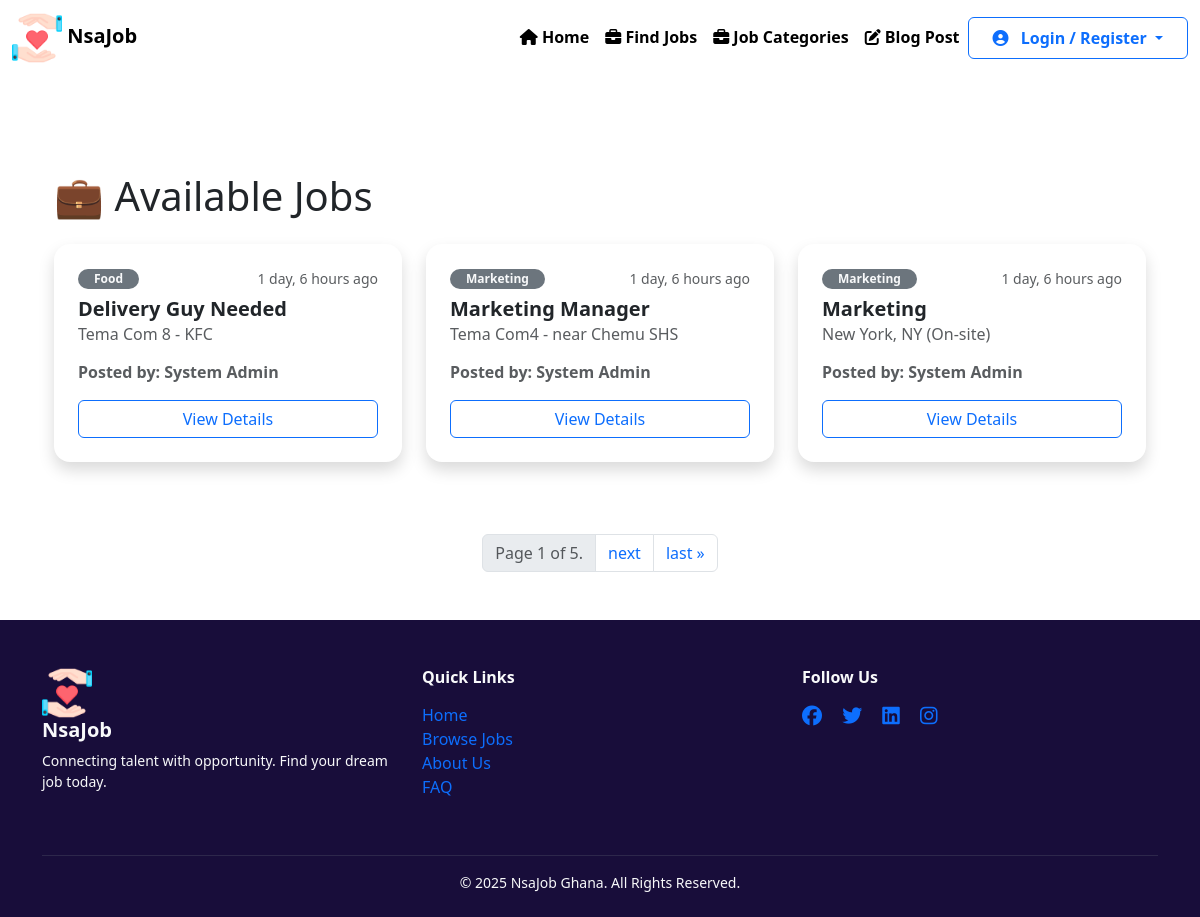
Screenshot of /jobs/ with the database file from the repository.
### core/models.py (models this page shows, shortened)
class Job(models.Model):
    employer = models.ForeignKey(User, on_delete=models.CASCADE)
    title = models.CharField(max_length=200)
    description = models.TextField()
    location = models.CharField(max_length=100)
    category = models.CharField(max_length=100)
    created_at = models.DateTimeField(auto_now_add=True)
    posted_by = models.ForeignKey(User, on_delete=models.SET_NULL, null=True, related_name='jobs_posted')
    def get_company_display_name(self):
        if self.posted_by:
            try:
                profile = self.posted_by.profile
                if profile.role == 'employer' and profile.company_name:
                    return profile.company_name
                elif self.posted_by.is_superuser:
                    return "System Admin"
            except Exception:
                pass
        return "Unknown Poster"

class Profile(models.Model):
    ROLE_CHOICES = (
        ('job_seeker', 'Job Seeker'),
        ('employer', 'Employer'),
    )
    user = models.OneToOneField(User, on_delete=models.CASCADE)
    role = models.CharField(max_length=20, choices=ROLE_CHOICES, default='job_seeker')
    is_employer = models.BooleanField(default=False)
    photo = models.ImageField(upload_to='profile_photos/', null=True, blank=True)
    phone = models.CharField(max_length=20, blank=True)
    bio = models.TextField(blank=True)
    resume_file = models.FileField(upload_to='resumes/', blank=True, null=True)
    company_name = models.CharField(max_length=255, blank=True)
    logo = models.ImageField(upload_to='company_logos/', blank=True, null=True)
    last_job_view = models.DateTimeField(default=timezone.now)

### core/views.py (the view)
# urls.py: path('jobs/', views.job_list, name='job_list'),
def job_list(request):
    if request.user.is_authenticated and hasattr(request.user, "profile"):
        request.user.profile.last_job_view = timezone.now()
        request.user.profile.save(update_fields=["last_job_view"])
    form = JobFilterForm(request.GET)
    jobs = Job.objects.all()
    if form.is_valid():
        keyword = form.cleaned_data.get('keyword')
        location = form.cleaned_data.get('location')
        category = form.cleaned_data.get('category')
        if keyword:
            jobs = jobs.filter(Q(title__icontains=keyword) | Q(description__icontains=keyword))
        if location:
            jobs = jobs.filter(location__icontains=location)
        if category:
            jobs = jobs.filter(category__icontains=category)
    jobs = jobs.order_by('-created_at')
    paginator = Paginator(jobs, 3)
    page_number = request.GET.get('page')
    page_obj = paginator.get_page(page_number)
    return render(request, 'core/job_list.html', {
        'form': form,
        'jobs': page_obj,
        'page_obj': page_obj,
    })

### core/context_processors.py (called while the page is built)
def new_job_count(request):
    if not request.user.is_authenticated or not hasattr(request.user, 'profile'):
        return {'new_job_count': 0}
    last_seen = request.user.profile.last_job_view
    count = Job.objects.filter(created_at__gt=last_seen).count()
    return {'new_job_count': count}

### core/templates/core/job_list.html (shortened to what this page needs)
{% extends 'core/base.html' %}
{% block content %}
<div class="container py-5">
    <h1 class="mb-4">💼 Available Jobs</h1>
    {% if page_obj %}
        <div class="row row-cols-1 row-cols-md-2 row-cols-lg-3 g-4">
            {% for job in page_obj %}
                <div class="col">
                    <div class="card h-100 border-0 shadow rounded-4">
                        <div class="card-body p-4">
                            <div class="d-flex justify-content-between align-items-center mb-2">
                                <span class="badge bg-secondary text-light px-3 py-1 rounded-pill">
                                    {{ job.category }}
                                </span>
                                <small class="text-muted">
                                    {{ job.created_at|timesince }} ago
                                </small>
                            </div>
                            <h5 class="card-title fw-bold mb-1">
                                {{ job.title }}
                            </h5>
                            <h6 class="text-muted mb-3">
                                {{ job.location }}
                            </h6>
                            <p class="mb-3 text-muted">
                                <strong>Posted by:</strong>
                                <span class="fw-semibold">{{ job.get_company_display_name }}</span>
                            </p>
                            <a href="{% url 'job_detail' job.id %}" class="btn btn-outline-primary w-100">
                                View Details
                            </a>
                        </div>
                    </div>
                </div>
            {% endfor %}
        </div>
        </div>
        <nav aria-label="Page navigation" class="mt-4">
            <ul class="pagination justify-content-center">
                <li class="page-item disabled">
                    <a class="page-link" href="#" tabindex="-1" aria-disabled="True">
                        Page {{ page_obj.number }} of {{ page_obj.paginator.num_pages }}.
                    </a>
                </li>
                {% if page_obj.has_next %}
                    <li class="page-item">
                        <a class="page-link" href="?page={{ page_obj.next_page_number }}">next</a>
                    </li>
                    <li class="page-item">
                        <a class="page-link" href="?page={{ page_obj.paginator.num_pages }}">last &raquo;</a>
                    </li>
                {% endif %}
            </ul>
        </nav>
    {% else %}
        <div class="alert alert-info">
            <i class="bi bi-info-circle-fill"></i> No jobs are available at the moment. Please check back later.
        </div>
    {% endif %}
{% endblock %}

### core/templates/core/job_list.html (style rules this page uses)
.container { animation: fadeInUp 0.4s ease-in; }

### rows the page displays
Job: category "Food", created_at "1 day, 6 hours", title "Delivery Guy Needed", location "Tema Com 8 - KFC", get_company_display_name "System Admin"
Job: category "Marketing", created_at "1 day, 6 hours", title "Marketing Manager", location "Tema Com4 - near Chemu SHS", get_company_display_name "System Admin"
Job: category "Marketing", created_at "1 day, 6 hours", title "Marketing", location "New York, NY (On-site)", get_company_display_name "System Admin"

### other values shown
{{ page_obj.number }} "1"
{{ page_obj.paginator.num_pages }} "5"
